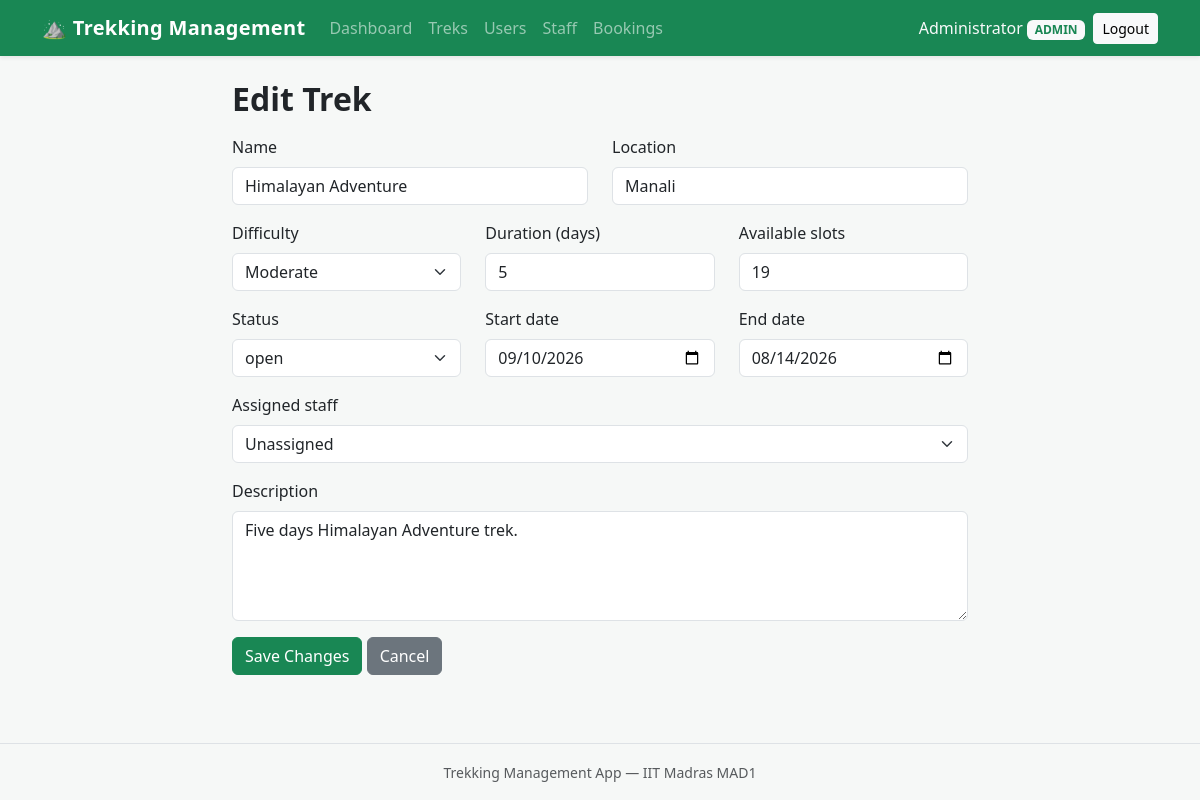
Screenshot of /admin/treks/5/edit (signed in) with the database file from the repository.
### models/user.py (models this page shows, shortened)
class User(UserMixin, db.Model):
    __tablename__ = "users"
    id = db.Column(db.Integer, primary_key=True)
    name = db.Column(db.String(80), nullable=False)
    email = db.Column(db.String(120), unique=True, nullable=False)
    password_hash = db.Column(db.String(255), nullable=False)
    role = db.Column(db.String(20), nullable=False, default="user")
    approved = db.Column(db.Boolean, nullable=False, default=False)
    blacklisted = db.Column(db.Boolean, nullable=False, default=False)
    bookings = db.relationship("Booking", backref="user", lazy=True)

### models/trek.py (models this page shows, shortened)
class Trek(db.Model):
    __tablename__ = "treks"
    id = db.Column(db.Integer, primary_key=True)
    name = db.Column(db.String(120), nullable=False)
    location = db.Column(db.String(120), nullable=False)
    difficulty = db.Column(db.String(20), nullable=True)
    duration = db.Column(db.Integer, nullable=False, default=1)
    available_slots = db.Column(db.Integer, nullable=False, default=0)
    status = db.Column(db.String(20), nullable=False, default="open")
    start_date = db.Column(db.Date, nullable=True)
    end_date = db.Column(db.Date, nullable=True)
    description = db.Column(db.Text, nullable=True)
    staff_id = db.Column(db.Integer, db.ForeignKey("users.id"), nullable=True)
    staff = db.relationship("User", backref="assigned_treks")
    bookings = db.relationship("Booking", backref="trek", lazy=True)

### routes/admin.py (the view, shortened to what this page needs)
@admin_bp.route("/treks/<int:trek_id>/edit", methods=["GET", "POST"])
@admin_required
def edit_trek(trek_id):
    trek = Trek.query.get_or_404(trek_id)
    staff_members = User.query.filter_by(role="staff").all()
    return render_template(
        "admin/trek_form.html",
        trek=trek,
        staff_members=staff_members,
        action=url_for("admin.edit_trek", trek_id=trek.id),
    )

### models/user.py (called while the page is built)
@login_manager.user_loader
def load_user(user_id):
    return User.query.get(int(user_id))

### routes/admin.py (called while the page is built)
def admin_required(view):
    @wraps(view)
    @login_required
    def wrapped(*args, **kwargs):
        if current_user.role != "admin":
            abort(403)
        return view(*args, **kwargs)
    return wrapped

### templates/admin/trek_form.html (shortened to what this page needs)
{% extends "base.html" %}
{% block content %}
<div class="row justify-content-center">
    <div class="col-md-8">
        <h2 class="mb-3">{{ "Edit Trek" if trek else "New Trek" }}</h2>
        <form method="POST" action="{{ action }}">
            <div class="row">
                <div class="col-md-6 mb-3">
                    <label for="name" class="form-label">Name</label>
                    <input type="text" class="form-control" id="name" name="name"
                           value="{{ trek.name if trek else '' }}" required>
                </div>
                <div class="col-md-6 mb-3">
                    <label for="location" class="form-label">Location</label>
                    <input type="text" class="form-control" id="location"
                           name="location"
                           value="{{ trek.location if trek else '' }}" required>
                </div>
            </div>
            <div class="row">
                <div class="col-md-4 mb-3">
                    <label for="difficulty" class="form-label">Difficulty</label>
                    <select class="form-select" id="difficulty" name="difficulty">
                        {% set current = trek.difficulty if trek else '' %}
                        {% for level in ['Easy', 'Moderate', 'Hard'] %}
                        <option value="{{ level }}"
                                {{ 'selected' if current == level else '' }}>
                            {{ level }}
                        </option>
                        {% endfor %}
                    </select>
                </div>
                <div class="col-md-4 mb-3">
                    <label for="duration" class="form-label">Duration (days)</label>
                    <input type="number" min="1" class="form-control"
                           id="duration" name="duration"
                           value="{{ trek.duration if trek else 1 }}">
                </div>
                <div class="col-md-4 mb-3">
                    <label for="available_slots" class="form-label">
                        Available slots
                    </label>
                    <input type="number" min="0" class="form-control"
                           id="available_slots" name="available_slots"
                           value="{{ trek.available_slots if trek else 0 }}">
                </div>
            </div>
            <div class="row">
                <div class="col-md-4 mb-3">
                    <label for="status" class="form-label">Status</label>
                    <select class="form-select" id="status" name="status">
                        {% set current = trek.status if trek else 'open' %}
                        {% for s in ['open', 'closed', 'cancelled'] %}
                        <option value="{{ s }}"
                                {{ 'selected' if current == s else '' }}>
                            {{ s }}
                        </option>
                        {% endfor %}
                    </select>
                </div>
                <div class="col-md-4 mb-3">
                    <label for="start_date" class="form-label">Start date</label>
                    <input type="date" class="form-control" id="start_date"
                           name="start_date"
                           value="{{ trek.start_date if trek and trek.start_date else '' }}">
                </div>
                <div class="col-md-4 mb-3">
                    <label for="end_date" class="form-label">End date</label>
                    <input type="date" class="form-control" id="end_date"
                           name="end_date"
                           value="{{ trek.end_date if trek and trek.end_date else '' }}">
                </div>
            </div>
            <div class="mb-3">
                <label for="staff_id" class="form-label">Assigned staff</label>
                <select class="form-select" id="staff_id" name="staff_id">
                    <option value="">Unassigned</option>
                    {% set current = trek.staff_id if trek else None %}
                </select>
            </div>
            <div class="mb-3">
                <label for="description" class="form-label">Description</label>
                <textarea class="form-control" id="description" name="description"
                          rows="4">{{ trek.description if trek else '' }}</textarea>
            </div>
            <button type="submit" class="btn btn-success">
                {{ "Save Changes" if trek else "Create Trek" }}
            </button>
            <a class="btn btn-secondary" href="{{ url_for('admin.dashboard') }}">
                Cancel
            </a>
        </form>
    </div>
</div>
{% endblock %}

### templates/base.html (shortened to what this page needs)
<!DOCTYPE html>
<html lang="en">
<head>
    <link
        href="https://cdn.jsdelivr.net/npm/bootstrap@5.3.3/dist/css/bootstrap.min.css"
        rel="stylesheet">
    <link rel="stylesheet"
          href="{{ url_for('static', filename='style.css') }}">
</head>
<body>
    <nav class="navbar navbar-expand-lg navbar-dark bg-success shadow-sm">
        <div class="container">
            <a class="navbar-brand fw-bold" href="{{ url_for('user.home') }}">
                &#9968; Trekking Management
            </a>
            <div class="collapse navbar-collapse" id="mainNav">
                <ul class="navbar-nav me-auto mb-2 mb-lg-0">
                    {% if current_user.is_authenticated %}
                        {% if current_user.role == 'user' %}
                            <li class="nav-item">
                                <a class="nav-link" href="{{ url_for('user.home') }}">
                                    Browse Treks
                                </a>
                            </li>
                            <li class="nav-item">
                                <a class="nav-link"
                                   href="{{ url_for('user.dashboard') }}">
                                    My Bookings
                                </a>
                            </li>
                        {% elif current_user.role == 'admin' %}
                            <li class="nav-item">
                                <a class="nav-link"
                                   href="{{ url_for('admin.dashboard') }}">
                                    Dashboard
                                </a>
                            </li>
                            <li class="nav-item">
                                <a class="nav-link"
                                   href="{{ url_for('admin.list_treks') }}">Treks</a>
                            </li>
                            <li class="nav-item">
                                <a class="nav-link"
                                   href="{{ url_for('admin.list_users') }}">Users</a>
                            </li>
                            <li class="nav-item">
                                <a class="nav-link"
                                   href="{{ url_for('admin.list_staff') }}">Staff</a>
                            </li>
                            <li class="nav-item">
                                <a class="nav-link"
                                   href="{{ url_for('admin.list_bookings') }}">
                                    Bookings
                                </a>
                            </li>
                        {% endif %}
                    {% endif %}
                </ul>
                <div class="d-flex align-items-lg-center flex-column flex-lg-row gap-2">
                    {% if current_user.is_authenticated %}
                        <span class="navbar-text text-light">
                            {{ current_user.name }}
                            <span class="badge bg-light text-success text-uppercase">
                                {{ current_user.role }}
                            </span>
                        </span>
                        <a class="btn btn-light btn-sm"
                           href="{{ url_for('auth.logout') }}">Logout</a>
                    {% else %}
                        <a class="btn btn-outline-light btn-sm"
                           href="{{ url_for('auth.login') }}">Login</a>
                        <a class="btn btn-light btn-sm"
                           href="{{ url_for('auth.register') }}">Register</a>
                    {% endif %}
                </div>
            </div>
        </div>
    </nav>
    <main class="container py-4">
        {% block content %}{% endblock %}
    </main>
    <footer class="border-top mt-auto py-3">
        <div class="container text-center text-muted">
            <small>Trekking Management App &mdash; IIT Madras MAD1</small>
        </div>
    </footer>
</body>
</html>

### static/style.css (style rules this page uses)
body { min-height: 100vh; display: flex; flex-direction: column; background-color: #f6f8f7; }
main { flex: 1; }
.navbar-brand { letter-spacing: 0.3px; }
h2 { font-weight: 600; }

### rows the page displays
User: name "Administrator", role "ADMIN"
Trek: name "Himalayan Adventure", location "Manali", duration "5", available_slots "19", start_date "09/10/2026", end_date "08/14/2026", description "Five days Himalayan Adventure trek."

### other values shown
{{ "Edit Trek" if trek else "New Trek" }} "Edit Trek"
{{ "Save Changes" if trek else "Create Trek" }} "Save Changes"
form field difficulty "Moderate"
form field status "open"
